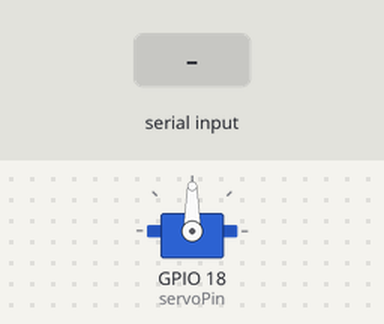
A sketch run on a simulated ESP32. Shown: servo. The test bench sets the inputs (shaded band).

Above: at 2.8 s.
2.9 s: "30,150\n" received over Serial
At 4.9 s:
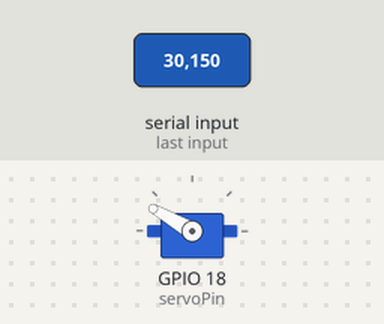
7.0 s: "90,45\n" received over Serial
At 9.2 s:
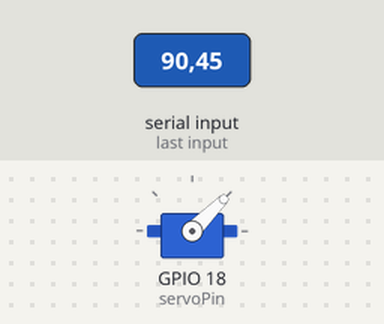
11.1 s: "200\n" received over Serial
At 12.3 s:
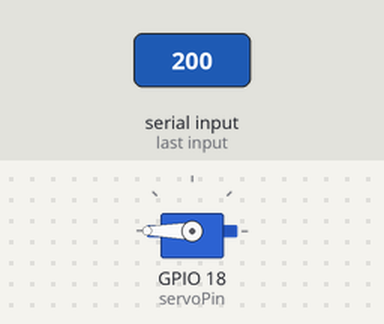
15.2 s: "90\n" received over Serial
At 19.4 s:
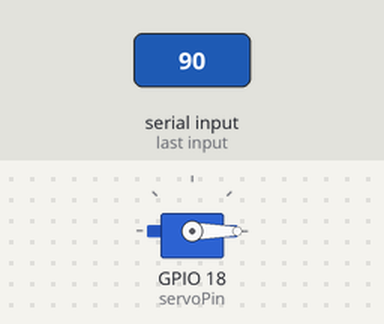
Timing chart, 0 to 20.3 s (numbered marks = the images above; inputs shaded):
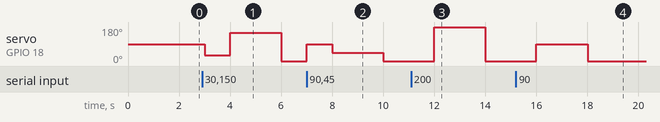

Measured:
- after the input at 2.9 s, servo on GPIO 18 (servoPin): 90° → 30° after 0.10 s, → 150° 1.0 s later, → 0° 2.0 s later
- after the input at 7.0 s, servo on GPIO 18 (servoPin): 0° → 90° at once, → 45° 1.0 s later, → 0° 2.0 s later
- after the input at 11.1 s, servo on GPIO 18 (servoPin): 0° → 180° after 0.90 s, → 0° 2.0 s later
- after the input at 15.2 s, servo on GPIO 18 (servoPin): 0° → 90° after 0.81 s, → 0° 2.0 s later

The sketch:

servomotor.ino
```cpp
#include <ESP32Servo.h>
Servo myServo;
int servoPin=18;
void setup() {
  // put your setup code here, to run once:
myServo.attach(servoPin);
Serial.begin(115200);
}

void loop() {
  // put your main code here, to run repeatedly:
if(Serial.available()){
  int angle=Serial.parseInt(); //to read a value of a number we use parseInt and let it store in a variable
  myServo.write(angle);
}
delay(1000);
}
```
